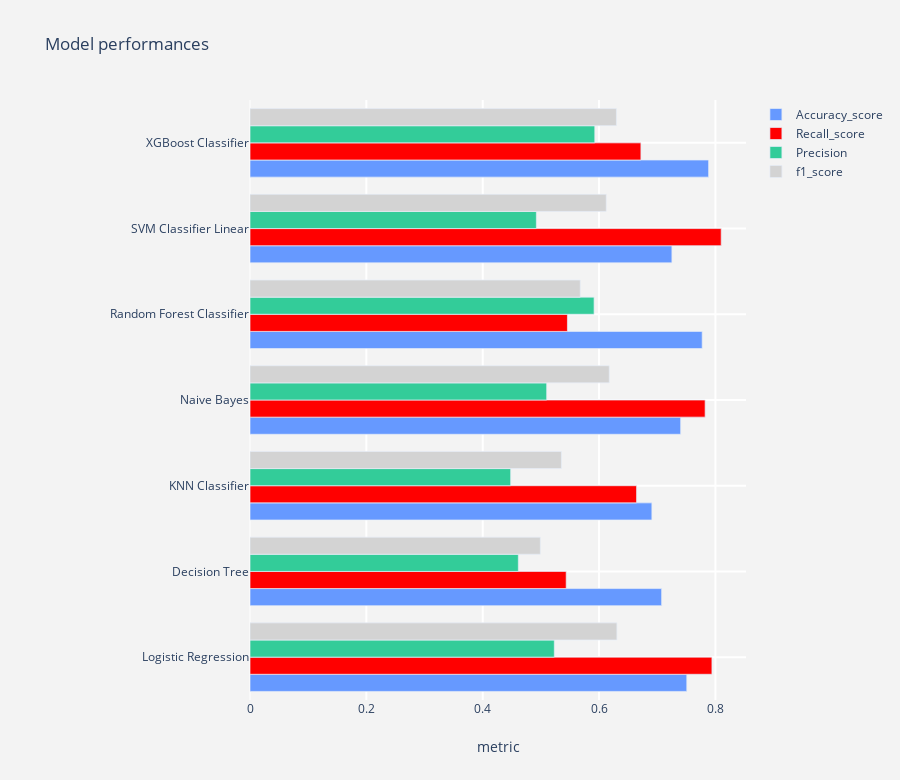

The notebook cell this image was saved under:
### Code cell
# LogisticRegression
name = "Logistic Regression"
logit = LogisticRegression()
model1 = model_report(logit,X_train_smote,X_test,y_train_smote,y_test,name)

# DecisionTree Classifier
name = "Decision Tree"
decision_tree = DecisionTreeClassifier(random_state = 0)
# X_train_resampled,X_test,y_train_resampled,y_test,name
model2 = model_report(decision_tree,X_train_smote,X_test,y_train_smote,y_test,name)

# KNeighborsClassifier
name = "KNN Classifier"
knn = KNeighborsClassifier(n_neighbors=3)
model3 = model_report(knn,X_train_smote,X_test,y_train_smote,y_test,name)

name = "Naive Bayes"
gnb = GaussianNB(priors=None)
model4 = model_report(gnb,X_train_smote,X_test,y_train_smote,y_test,name)

name = "Random Forest Classifier"
rfc = RandomForestClassifier(random_state=0)
model5 = model_report(rfc,X_train_smote,X_test,y_train_smote,y_test,name)

name = "SVM Classifier Linear"
svc  = SVC(gamma='auto', kernel='linear')
model6 = model_report(svc,X_train_smote,X_test,y_train_smote,y_test,name)

name = "XGBoost Classifier"
xgc = XGBClassifier()
model7 = model_report(xgc,X_train_smote,X_test,y_train_smote,y_test,name)

#concat all models
model_performances = pd.concat([model1,model2,model3,model4,
                                model5,model6,model7],axis = 0).reset_index()

model_performances = model_performances.drop(columns = "index",axis =1)
display(model_performances)

model_performances
def output_tracer(metric,color) :
    tracer = go.Bar(y = model_performances["Model"] ,
                    x = model_performances[metric],
                    orientation = "h",name = metric ,
                    marker = dict(line = dict(width =.7),
                                  color = color)
                   )
    return tracer

layout = go.Layout(dict(title = "Model performances",
                        plot_bgcolor  = "rgb(243,243,243)",
                        paper_bgcolor = "rgb(243,243,243)",
                        xaxis = dict(gridcolor = 'rgb(255, 255, 255)',
                                     title = "metric",
                                     zerolinewidth=1,
                                     ticklen=5,gridwidth=2),
                        yaxis = dict(gridcolor = 'rgb(255, 255, 255)',
                                     zerolinewidth=1,ticklen=5,gridwidth=2),
                        margin = dict(l = 250),
                        height = 780
                       )
                  )


trace1  = output_tracer("Accuracy_score","#6699FF")
trace2  = output_tracer('Recall_score',"red")
trace3  = output_tracer('Precision',"#33CC99")
trace4  = output_tracer('f1_score',"lightgrey")

data = [trace1,trace2,trace3,trace4]
go.Figure(data=data,layout=layout)

### Figure 1 — Plotly figure (JSON) as saved in the notebook; plotly's stock layout.template omitted (floating-point values rounded to 4 significant figures)
{"data": [{"marker": {"color": "#6699FF", "line": {"width": 0.7}}, "name": "Accuracy_score", "orientation": "h", "type": "bar", "x": [0.7509, 0.7076, 0.6908, 0.7403, 0.7773, 0.7253, 0.7884], "y": ["Logistic Regression", "Decision Tree", "KNN Classifier", "Naive Bayes", "Random Forest Classifier", "SVM Classifier Linear", "XGBoost Classifier"]}, {"marker": {"color": "red", "line": {"width": 0.7}}, "name": "Recall_score", "orientation": "h", "type": "bar", "x": [0.7941, 0.5435, 0.6645, 0.7824, 0.5456, 0.81, 0.672], "y": ["Logistic Regression", "Decision Tree", "KNN Classifier", "Naive Bayes", "Random Forest Classifier", "SVM Classifier Linear", "XGBoost Classifier"]}, {"marker": {"color": "#33CC99", "line": {"width": 0.7}}, "name": "Precision", "orientation": "h", "type": "bar", "x": [0.5231, 0.4613, 0.4481, 0.51, 0.5915, 0.4923, 0.5927], "y": ["Logistic Regression", "Decision Tree", "KNN Classifier", "Naive Bayes", "Random Forest Classifier", "SVM Classifier Linear", "XGBoost Classifier"]}, {"marker": {"color": "lightgrey", "line": {"width": 0.7}}, "name": "f1_score", "orientation": "h", "type": "bar", "x": [0.6307, 0.499, 0.5353, 0.6175, 0.5676, 0.6124, 0.6299], "y": ["Logistic Regression", "Decision Tree", "KNN Classifier", "Naive Bayes", "Random Forest Classifier", "SVM Classifier Linear", "XGBoost Classifier"]}], "layout": {"height": 780, "margin": {"l": 250}, "paper_bgcolor": "rgb(243,243,243)", "plot_bgcolor": "rgb(243,243,243)", "title": {"text": "Model performances"}, "xaxis": {"gridcolor": "rgb(255, 255, 255)", "gridwidth": 2, "ticklen": 5, "title": {"text": "metric"}, "zerolinewidth": 1}, "yaxis": {"gridcolor": "rgb(255, 255, 255)", "gridwidth": 2, "ticklen": 5, "zerolinewidth": 1}}}
